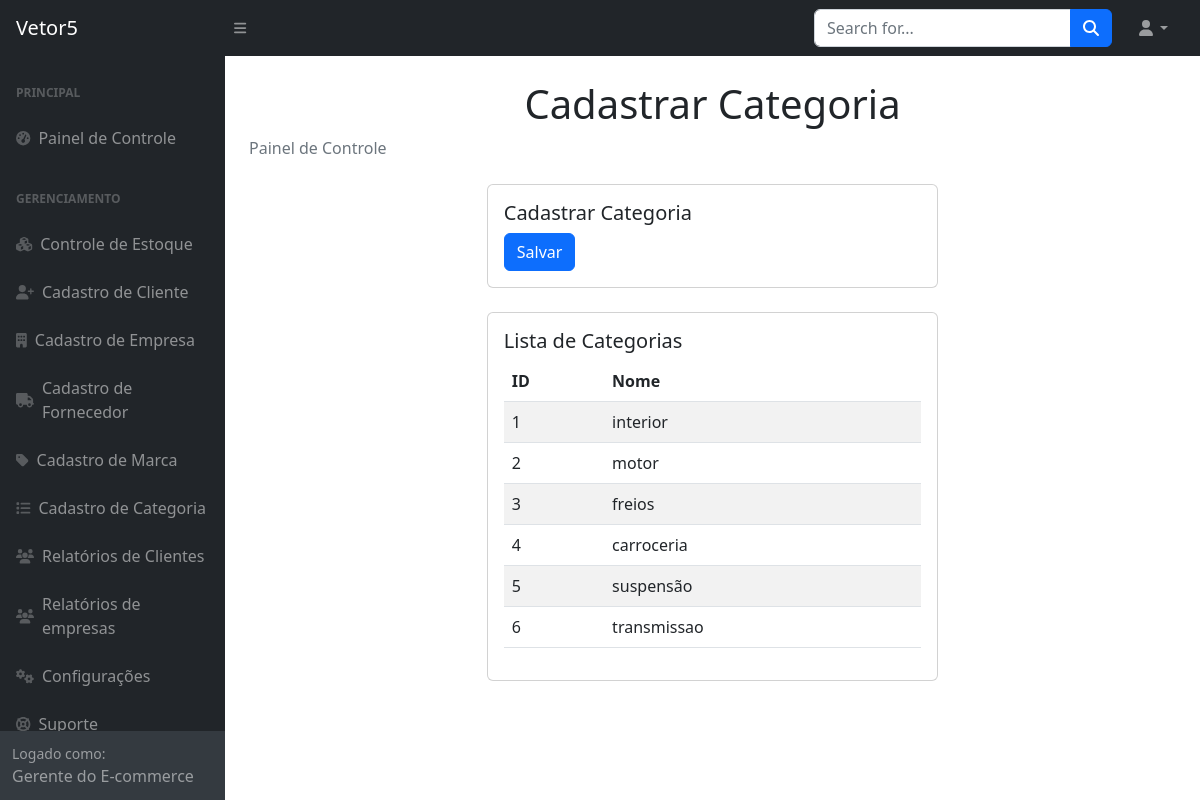
Screenshot of /vetor5/categoria/ with the database file from the repository.
### usuarios/models.py (models this page shows, shortened)
class Categoria_produto(models.Model):
    nome = models.CharField(max_length=40)
    class Meta:
        verbose_name_plural = "Categoria do produto"

### usuarios/views.py (the view)
# urls.py: path('categoria/', views.categoria, name='categoria'),
def categoria(request):
    categorias = Categoria_produto.objects.all()
    return render(request, 'categoria.html', {'categorias': categorias})

### usuarios/templates/categoria.html (shortened to what this page needs)
{% load static %}
<!DOCTYPE html>
<html lang="en">
    <head>
        <link href="https://cdn.jsdelivr.net/npm/simple-datatables@7.1.2/dist/style.min.css" rel="stylesheet" />
        <link href="{% static 'css/styles.css' %}" rel="stylesheet" />
    </head>
    <body class="sb-nav-fixed">
        <nav class="sb-topnav navbar navbar-expand navbar-dark bg-dark">
            <a class="navbar-brand ps-3" href="{% url 'index' %}">Vetor5</a>
            <button class="btn btn-link btn-sm order-1 order-lg-0 me-4 me-lg-0" id="sidebarToggle" href="#!"><i class="fas fa-bars"></i></button>
            <form action="{% url 'pesquisare' %}" class="d-none d-md-inline-block form-inline ms-auto me-0 me-md-3 my-2 my-md-0" method="GET">
                <div class="input-group">
                    <input name="mome_filtrar" class="form-control" type="text" placeholder="Search for..." aria-label="Search for..." aria-describedby="btnNavbarSearch" />
                    <button class="btn btn-primary" id="btnNavbarSearch" type="button"><i class="fas fa-search"></i></button>
                </div>
            </form>
            <ul class="navbar-nav ms-auto ms-md-0 me-3 me-lg-4">
                <li class="nav-item dropdown">
                    <a class="nav-link dropdown-toggle" id="navbarDropdown" href="#" role="button" data-bs-toggle="dropdown" aria-expanded="false"><i class="fas fa-user fa-fw"></i></a>
                </li>
            </ul>
        </nav>
        <div id="layoutSidenav">
            <div id="layoutSidenav_nav">
                <nav class="sb-sidenav accordion sb-sidenav-dark" id="sidenavAccordion">
                    <div class="sb-sidenav-menu">
                        <div class="nav">
                            <div class="sb-sidenav-menu-heading">Principal</div>
                            <a class="nav-link" href="{% url 'gerente' %}">
                                <div class="sb-nav-link-icon"><i class="fas fa-tachometer-alt"></i></div>
                                Painel de Controle
                            </a>
                            <div class="sb-sidenav-menu-heading">Gerenciamento</div>
                            <a class="nav-link" href="{% url 'lista_estoque' %}">
                                <div class="sb-nav-link-icon"><i class="fas fa-cubes"></i></div>
                                Controle de Estoque
                            </a>
                            <a class="nav-link" href="{% url 'adicionar_cliente' %}">
                                <div class="sb-nav-link-icon"><i class="fas fa-user-plus"></i></div>
                                Cadastro de Cliente
                            </a>
                            <a class="nav-link" href="{% url 'adicionar_empresa' %}">
                                <div class="sb-nav-link-icon"><i class="fas fa-building"></i></div>
                                Cadastro de Empresa
                            </a>
                            <a class="nav-link" href="{% url 'criar_fornecedor' %}">
                                <div class="sb-nav-link-icon"><i class="fas fa-truck"></i></div>
                                Cadastro de Fornecedor
                            </a>
                            <a class="nav-link" href="{% url 'marca' %}">
                                <div class="sb-nav-link-icon"><i class="fas fa-tag"></i></div>
                                Cadastro de Marca
                            </a>
                            <a class="nav-link" href="{% url 'adicionar_categoria' %}">
                                <div class="sb-nav-link-icon"><i class="fas fa-list"></i></div>
                                Cadastro de Categoria
                            </a>
                            <a class="nav-link" href="{% url 'pedido_cliente_gerente' %}">
                                <div class="sb-nav-link-icon"><i class="fas fa-users"></i></div>
                                Relatórios de Clientes
                            </a>
                            <a class="nav-link" href="{% url 'pedido_empresa_gerente' %}">
                                <div class="sb-nav-link-icon"><i class="fas fa-users"></i></div>
                                Relatórios de empresas
                            </a>
                            <a class="nav-link" href="{% url 'perfil_gerente' %}">
                                <div class="sb-nav-link-icon"><i class="fas fa-cogs"></i></div>
                                Configurações
                            </a>
                            <a class="nav-link" href="suporte.html">
                                <div class="sb-nav-link-icon"><i class="fas fa-life-ring"></i></div>
                                Suporte
                            </a>
                        </div>
                    </div>
                    <div class="sb-sidenav-footer">
                        <div class="small">Logado como:</div>
                        Gerente do E-commerce
                    </div>
                </nav>
            </div>
            <div id="layoutSidenav_content">
                <main>
                    <div class="container-fluid px-4">
                        <h1 class="mt-4 text-center">Cadastrar Categoria</h1>
                        <ol class="breadcrumb mb-4 text-center">
                            <li class="breadcrumb-item active">Painel de Controle</li>
                        </ol>
                        <section class="section">
                            <div class="row justify-content-center">
                                <div class="col-lg-6">
                                    <div class="card mb-4">
                                        <div class="card-body">
                                            <h5 class="card-title">Cadastrar Categoria</h5>
                                            <form method="POST">
                                                <button type="submit" class="btn btn-primary">Salvar</button>
                                            </form>
                                        </div>
                                    </div>
                                    <div class="card mt-4">
                                        <div class="card-body">
                                            <h5 class="card-title">Lista de Categorias</h5>
                                            <div class="table-responsive">
                                                <table class="table table-striped">
                                                    <thead>
                                                        <tr>
                                                            <th scope="col">ID</th>
                                                            <th scope="col">Nome</th>
                                                        </tr>
                                                    </thead>
                                                    <tbody>
                                                        {% for categoria in categorias %}
                                                            <tr>
                                                                <td>{{ categoria.id }}</td>
                                                                <td>{{ categoria.nome }}</td>
                                                            </tr>
                                                        {% endfor %}
                                                    </tbody>
                                                </table>
                                            </div>
                                        </div>
                                    </div>
                                </div>
                            </div>
                        </section>
                    </div>
                </main>
            </div>
        </div>
    </body>
</html>

### rows the page displays
Categoria_produto: id "1", nome "interior"
Categoria_produto: id "2", nome "motor"
Categoria_produto: id "3", nome "freios"
Categoria_produto: id "4", nome "carroceria"
Categoria_produto: id "5", nome "suspensão"
Categoria_produto: id "6", nome "transmissao"
